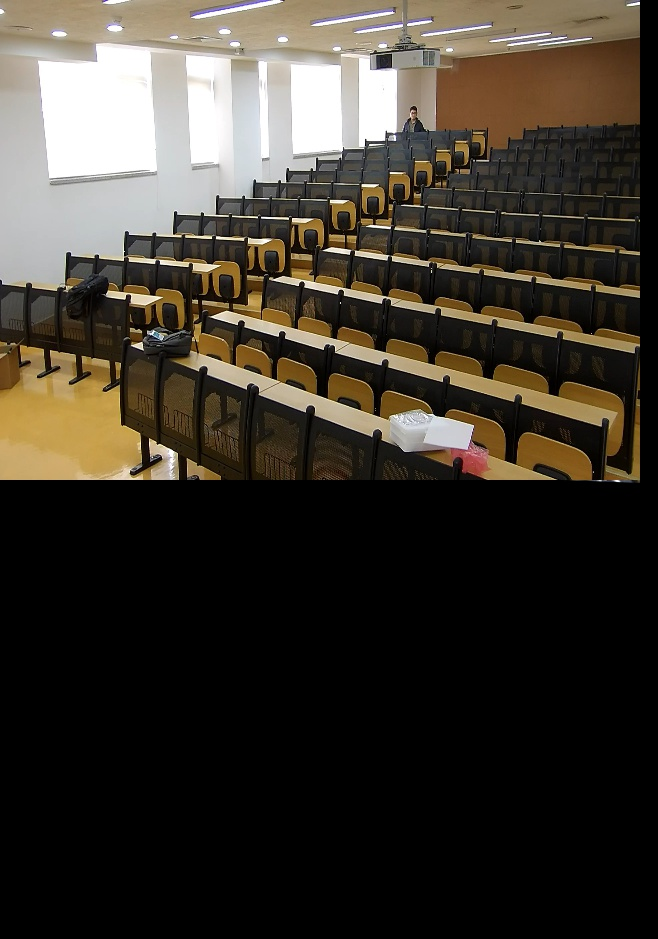
#> input picture lesson_image_stitch/test12.jpg, 658 x 939 px
$ python histograms_equalization.py ../lesson_image_stitch out
#> lines starting #> are read from the running program, lines starting #| are printed output that depends on the picture
### utils.py
import glob

import cv2
import os


def images_in_dir(images_dir):
    filenames = []
    for ext in ('*.png', '*.gif', '*.jpg', '*.jpeg'):
        filenames.extend(glob.glob(os.path.join(images_dir, ext)))
    sorted(filenames)
    return filenames


def find_image(image_name):
    return os.path.join(os.path.dirname(__file__), 'resources/{}'.format(image_name))


# [5 lines left out: function resize_image, not called in this run]

### lesson_histogram/histograms_equalization.py
import sys

import cv2
import numpy as np
import os

from utils import images_in_dir

if __name__ == '__main__':
    args = sys.argv
    if len(args) < 3:
        print("Usage: python histograms_equalization.py input_dir output_dir")
        exit(1)

    input_dir = args[1]
    output_dir = args[2]
    images = images_in_dir(input_dir)
    for im in images:
        fname = im.split(os.sep)[-1]
        gray_im = cv2.imread(im, 0)
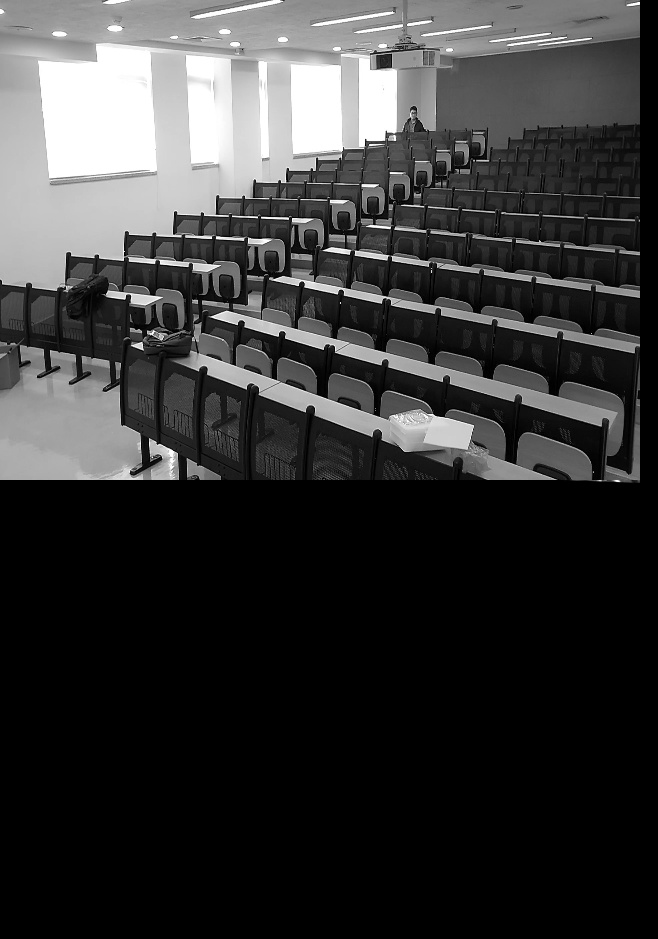
#> gray_im: shape (939, 658); min 0, max 255, mean 54.5
        hist = cv2.equalizeHist(gray_im)
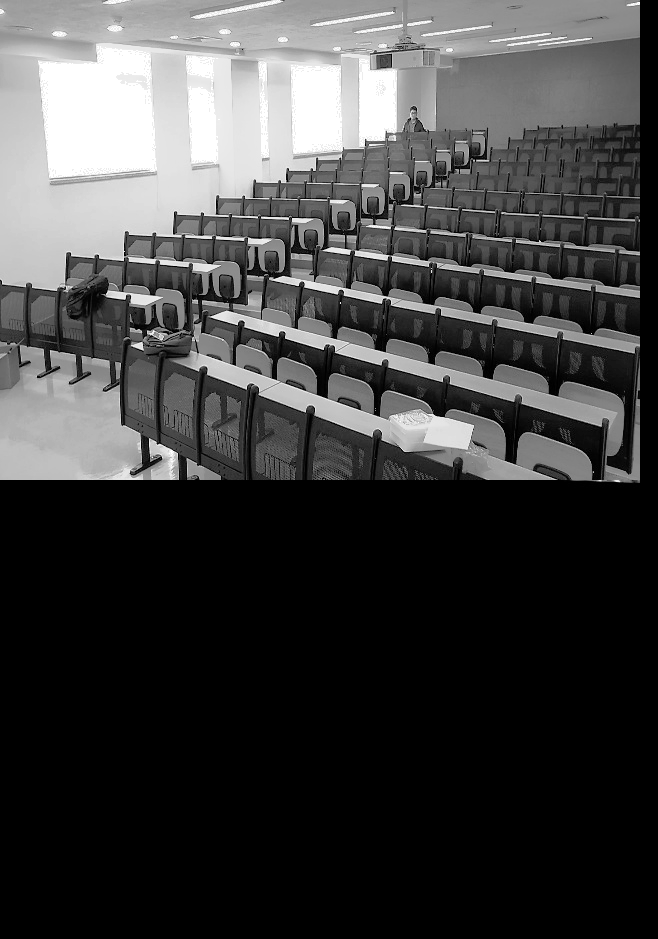
#> hist: shape (939, 658); min 0, max 255, mean 63.9
        result = np.hstack((gray_im, hist))
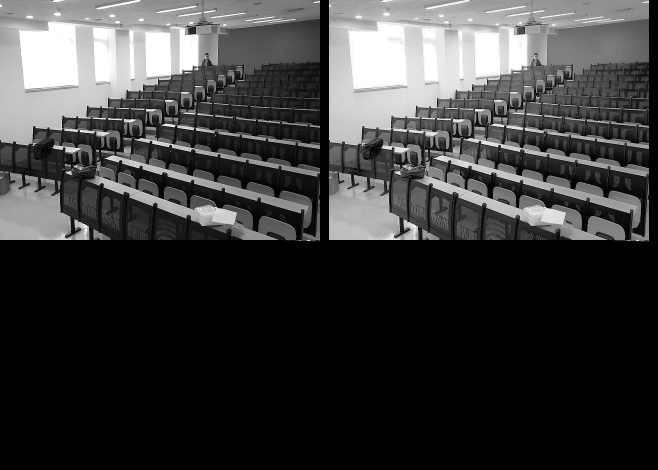
#> result: shape (939, 1316) (shown at 1/2 size); min 0, max 255, mean 59.2
        filename = os.path.join(output_dir, fname)
        cv2.imwrite(filename, result)
